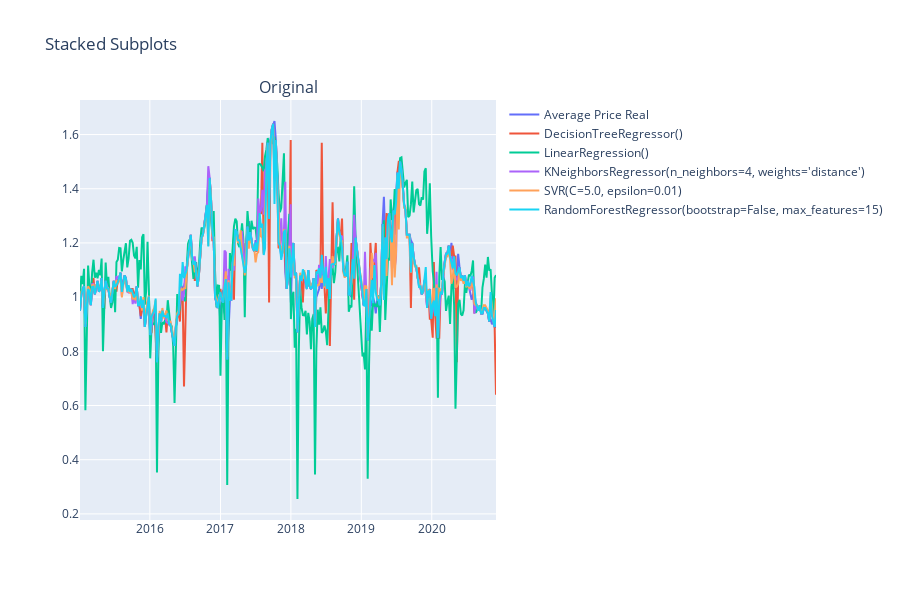

The notebook cell this image was saved under:
### Code cell
import plotly.express as px
from plotly.subplots import make_subplots
import plotly.graph_objects as go

df = pd.read_csv("../data/slices/plot.csv")

mask1 = df['location_level'] == "Level 1"
mask2 = df['type'] == 'conventional'

df_plot = df[mask1 & mask2].copy()

fig = make_subplots(rows=1, cols=1, subplot_titles=("Original","Predicted"))

fig.append_trace(go.Scatter(
    x=df_plot['date'],
    y=df_plot['average_price'],
    name="Average Price Real"
), row=1, col=1)


for pipeline_name, pipeline in pipelines.items():
    
    y_predict = pipeline.predict(X)
    df_plot2 = df[mask2].copy()
    df_plot2['average_price_predicted'] = y_predict
    
    df_plot2 = df_plot2[mask1]

    fig.append_trace(go.Scatter(
        x=df_plot2['date'],
        y=df_plot2['average_price_predicted'],
        name=f"{pipeline.steps[1][1]}"
    ), row=1, col=1)

fig.update_layout(height=600, title_text="Stacked Subplots")
fig.show()

### Figure 1 — Plotly figure (JSON) as saved in the notebook; plotly's stock layout.template omitted (floating-point values rounded to 4 significant figures; data arrays with more than 128 entries replaced by an {"elided": "..."} marker saying what was removed)
{"data": [{"name": "Average Price Real", "type": "scatter", "x": {"elided": "306 str values"}, "xaxis": "x", "y": {"elided": "306 float values"}, "yaxis": "y"}, {"name": "DecisionTreeRegressor()", "type": "scatter", "x": {"elided": "306 str values"}, "xaxis": "x", "y": {"elided": "306 float values"}, "yaxis": "y"}, {"name": "LinearRegression()", "type": "scatter", "x": {"elided": "306 str values"}, "xaxis": "x", "y": {"elided": "306 float values"}, "yaxis": "y"}, {"name": "KNeighborsRegressor(n_neighbors=4, weights='distance')", "type": "scatter", "x": {"elided": "306 str values"}, "xaxis": "x", "y": {"elided": "306 float values"}, "yaxis": "y"}, {"name": "SVR(C=5.0, epsilon=0.01)", "type": "scatter", "x": {"elided": "306 str values"}, "xaxis": "x", "y": {"elided": "306 float values"}, "yaxis": "y"}, {"name": "RandomForestRegressor(bootstrap=False, max_features=15)", "type": "scatter", "x": {"elided": "306 str values"}, "xaxis": "x", "y": {"elided": "306 float values"}, "yaxis": "y"}], "layout": {"annotations": [{"font": {"size": 16}, "showarrow": false, "text": "Original", "x": 0.5, "xanchor": "center", "xref": "paper", "y": 1, "yanchor": "bottom", "yref": "paper"}], "height": 600, "title": {"text": "Stacked Subplots"}, "xaxis": {"anchor": "y", "domain": [0, 1]}, "yaxis": {"anchor": "x", "domain": [0, 1]}}}
